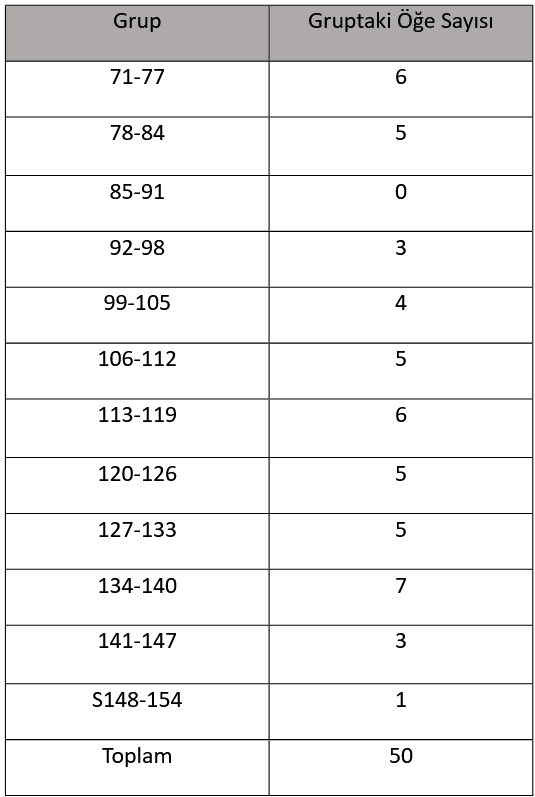
#> input picture 1.png, 535 x 797 px
$ python main.py
#> lines starting #> are read from the running program, lines starting #| are printed output that depends on the picture
import cv2

from matplotlib import pyplot as plt

img = cv2.imread("1.png",0)
#> img: shape (797, 535); min 0, max 255, mean 239.3
hist=cv2.calcHist([img],[0],None,[256],[0,256])
#> hist = 256 values, max 372717 at index 255, min 0 at index 1, mean 1665.6
plt.xlabel("Renk Değeri")
plt.ylabel("Frekans")
plt.plot(hist)
plt.show()
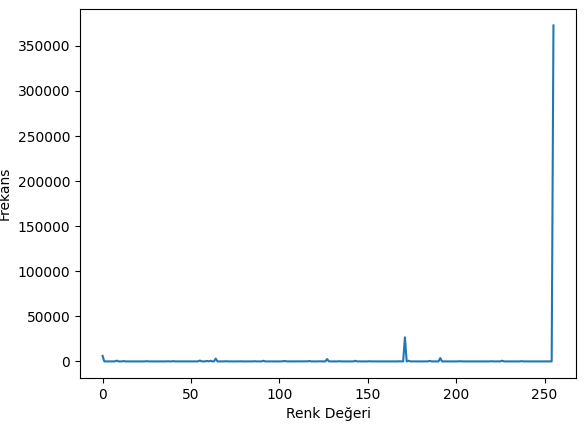
#> figure drawn by matplotlib, 1 panel; curve peaks at x = 255, y = 372717
